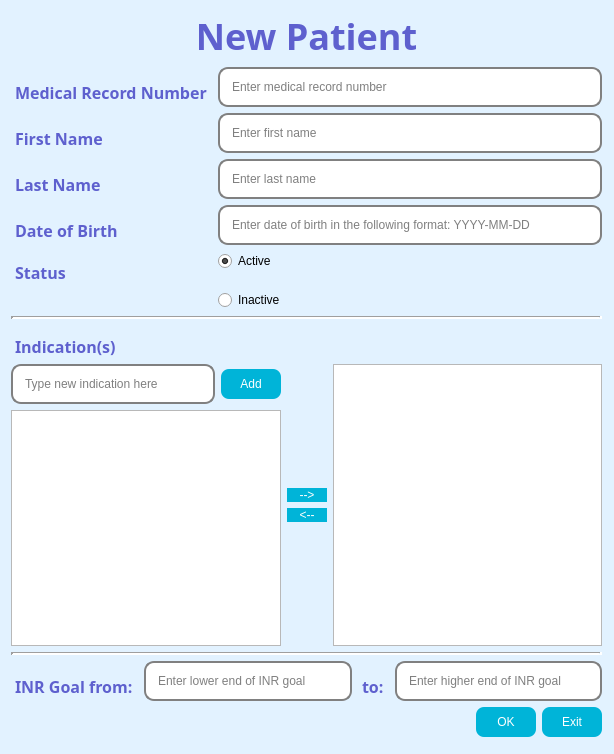
<?xml version="1.0" encoding="UTF-8"?>
<ui version="4.0">
 <class>DlgNewPatient</class>
 <widget class="QDialog" name="DlgNewPatient">
  <property name="geometry">
   <rect>
    <x>0</x>
    <y>0</y>
    <width>614</width>
    <height>754</height>
   </rect>
  </property>
  <property name="palette">
   <palette>
    <active>
     <colorrole role="Base">
      <brush brushstyle="SolidPattern">
       <color alpha="255">
        <red>255</red>
        <green>255</green>
        <blue>255</blue>
       </color>
      </brush>
     </colorrole>
     <colorrole role="Window">
      <brush brushstyle="SolidPattern">
       <color alpha="255">
        <red>226</red>
        <green>242</green>
        <blue>255</blue>
       </color>
      </brush>
     </colorrole>
    </active>
    <inactive>
     <colorrole role="Base">
      <brush brushstyle="SolidPattern">
       <color alpha="255">
        <red>255</red>
        <green>255</green>
        <blue>255</blue>
       </color>
      </brush>
     </colorrole>
     <colorrole role="Window">
      <brush brushstyle="SolidPattern">
       <color alpha="255">
        <red>226</red>
        <green>242</green>
        <blue>255</blue>
       </color>
      </brush>
     </colorrole>
    </inactive>
    <disabled>
     <colorrole role="Base">
      <brush brushstyle="SolidPattern">
       <color alpha="255">
        <red>226</red>
        <green>242</green>
        <blue>255</blue>
       </color>
      </brush>
     </colorrole>
     <colorrole role="Window">
      <brush brushstyle="SolidPattern">
       <color alpha="255">
        <red>226</red>
        <green>242</green>
        <blue>255</blue>
       </color>
      </brush>
     </colorrole>
    </disabled>
   </palette>
  </property>
  <property name="windowTitle">
   <string>Dialog</string>
  </property>
  <property name="styleSheet">
   <string notr="true">QPushButton {
	background-color: #00b4d8;
	color: white;
	border-radius: 8px;
	font-family: &quot;Readex Pro&quot;;
	font: 12px;
}

QPushButton::hover{
	border: 3px solid #0077b6;
}

QLineEdit {
	border: 2px  solid gray;
	border-radius: 10px;
	padding: 10px;
	font-family:  &quot;Readex Pro&quot;;
	font: 12px;

}

QLabel {
	color: #5E60CE;
	font-family: &quot;Raleway&quot;;
	font-size: 16px;
	font-weight: bold;
	margin-top: 10px;
}

QLabel#lblHeader {
	font-family: &quot;Raleway&quot;;
	font-size: 36px;	
	font-weight: bold;
	margin: 0;
}
</string>
  </property>
  <widget class="QWidget" name="">
   <property name="geometry">
    <rect>
     <x>11</x>
     <y>11</y>
     <width>591</width>
     <height>726</height>
    </rect>
   </property>
   <layout class="QVBoxLayout" name="lytMain">
    <item>
     <widget class="QLabel" name="lblHeader">
      <property name="font">
       <font>
        <family>Raleway</family>
        <pointsize>-1</pointsize>
        <weight>75</weight>
        <bold>true</bold>
       </font>
      </property>
      <property name="text">
       <string>New Patient</string>
      </property>
      <property name="alignment">
       <set>Qt::AlignCenter</set>
      </property>
     </widget>
    </item>
    <item>
     <layout class="QFormLayout" name="lytFormTop">
      <property name="sizeConstraint">
       <enum>QLayout::SetDefaultConstraint</enum>
      </property>
      <item row="0" column="0">
       <widget class="QLabel" name="lblMRN">
        <property name="font">
         <font>
          <family>Raleway</family>
          <pointsize>-1</pointsize>
          <weight>75</weight>
          <bold>true</bold>
         </font>
        </property>
        <property name="text">
         <string>Medical Record Number</string>
        </property>
       </widget>
      </item>
      <item row="0" column="1">
       <widget class="QLineEdit" name="ledMRN">
        <property name="minimumSize">
         <size>
          <width>0</width>
          <height>20</height>
         </size>
        </property>
        <property name="placeholderText">
         <string>Enter medical record number</string>
        </property>
       </widget>
      </item>
      <item row="1" column="0">
       <widget class="QLabel" name="lblFirstName">
        <property name="font">
         <font>
          <family>Raleway</family>
          <pointsize>-1</pointsize>
          <weight>75</weight>
          <bold>true</bold>
         </font>
        </property>
        <property name="text">
         <string>First Name</string>
        </property>
        <property name="alignment">
         <set>Qt::AlignLeading|Qt::AlignLeft|Qt::AlignVCenter</set>
        </property>
       </widget>
      </item>
      <item row="1" column="1">
       <widget class="QLineEdit" name="ledFirstName">
        <property name="minimumSize">
         <size>
          <width>0</width>
          <height>20</height>
         </size>
        </property>
        <property name="placeholderText">
         <string>Enter first name</string>
        </property>
       </widget>
      </item>
      <item row="2" column="0">
       <widget class="QLabel" name="lblLastName">
        <property name="font">
         <font>
          <family>Raleway</family>
          <pointsize>-1</pointsize>
          <weight>75</weight>
          <bold>true</bold>
         </font>
        </property>
        <property name="text">
         <string>Last Name</string>
        </property>
       </widget>
      </item>
      <item row="2" column="1">
       <widget class="QLineEdit" name="ledLastName">
        <property name="minimumSize">
         <size>
          <width>0</width>
          <height>20</height>
         </size>
        </property>
        <property name="placeholderText">
         <string>Enter last name</string>
        </property>
       </widget>
      </item>
      <item row="3" column="0">
       <widget class="QLabel" name="lblDOB">
        <property name="font">
         <font>
          <family>Raleway</family>
          <pointsize>-1</pointsize>
          <weight>75</weight>
          <bold>true</bold>
         </font>
        </property>
        <property name="text">
         <string>Date of Birth</string>
        </property>
       </widget>
      </item>
      <item row="3" column="1">
       <widget class="QLineEdit" name="ledDOB">
        <property name="minimumSize">
         <size>
          <width>0</width>
          <height>20</height>
         </size>
        </property>
        <property name="placeholderText">
         <string>Enter date of birth in the following format: YYYY-MM-DD</string>
        </property>
       </widget>
      </item>
      <item row="4" column="0">
       <widget class="QLabel" name="lblStatus">
        <property name="font">
         <font>
          <family>Raleway</family>
          <pointsize>-1</pointsize>
          <weight>75</weight>
          <bold>true</bold>
         </font>
        </property>
        <property name="text">
         <string>Status</string>
        </property>
       </widget>
      </item>
      <item row="4" column="1">
       <widget class="QRadioButton" name="rbtnStatusActive">
        <property name="text">
         <string>Active</string>
        </property>
        <property name="checked">
         <bool>true</bool>
        </property>
       </widget>
      </item>
      <item row="5" column="1">
       <widget class="QRadioButton" name="rbtnStatusInactive">
        <property name="text">
         <string>Inactive</string>
        </property>
       </widget>
      </item>
     </layout>
    </item>
    <item>
     <widget class="Line" name="line_indication_top">
      <property name="lineWidth">
       <number>3</number>
      </property>
      <property name="orientation">
       <enum>Qt::Horizontal</enum>
      </property>
     </widget>
    </item>
    <item>
     <widget class="QLabel" name="lblIndications">
      <property name="font">
       <font>
        <family>Raleway</family>
        <pointsize>-1</pointsize>
        <weight>75</weight>
        <bold>true</bold>
       </font>
      </property>
      <property name="text">
       <string>Indication(s)</string>
      </property>
     </widget>
    </item>
    <item>
     <layout class="QHBoxLayout" name="lytIndicationMain">
      <item>
       <layout class="QVBoxLayout" name="lytIndicationLeft">
        <item>
         <layout class="QHBoxLayout" name="lytIndicationAdd">
          <item>
           <widget class="QLineEdit" name="ledNewIndication">
            <property name="minimumSize">
             <size>
              <width>0</width>
              <height>40</height>
             </size>
            </property>
            <property name="placeholderText">
             <string>Type new indication here</string>
            </property>
           </widget>
          </item>
          <item>
           <widget class="QPushButton" name="btnNewIndication">
            <property name="minimumSize">
             <size>
              <width>60</width>
              <height>30</height>
             </size>
            </property>
            <property name="toolTip">
             <string>Add new indication to list of indications in the database</string>
            </property>
            <property name="text">
             <string>Add</string>
            </property>
            <property name="icon">
             <iconset resource="../resource/resource.qrc">
              <normaloff>:/icon/add.png</normaloff>:/icon/add.png</iconset>
            </property>
           </widget>
          </item>
         </layout>
        </item>
        <item>
         <widget class="QListWidget" name="lstExistingIndications"/>
        </item>
       </layout>
      </item>
      <item>
       <layout class="QVBoxLayout" name="lytButton">
        <item>
         <spacer name="spcButtonTop">
          <property name="orientation">
           <enum>Qt::Vertical</enum>
          </property>
          <property name="sizeHint" stdset="0">
           <size>
            <width>20</width>
            <height>40</height>
           </size>
          </property>
         </spacer>
        </item>
        <item>
         <widget class="QPushButton" name="btnAddIndication">
          <property name="minimumSize">
           <size>
            <width>40</width>
            <height>0</height>
           </size>
          </property>
          <property name="toolTip">
           <string>Add indication to patient's profile</string>
          </property>
          <property name="text">
           <string>--&gt;</string>
          </property>
         </widget>
        </item>
        <item>
         <widget class="QPushButton" name="btnRemoveIndication">
          <property name="toolTip">
           <string>Remove indication from patient's profile</string>
          </property>
          <property name="text">
           <string>&lt;--</string>
          </property>
         </widget>
        </item>
        <item>
         <spacer name="spcButtonBottom">
          <property name="orientation">
           <enum>Qt::Vertical</enum>
          </property>
          <property name="sizeHint" stdset="0">
           <size>
            <width>20</width>
            <height>40</height>
           </size>
          </property>
         </spacer>
        </item>
       </layout>
      </item>
      <item>
       <widget class="QListWidget" name="lstPatientIndications"/>
      </item>
     </layout>
    </item>
    <item>
     <widget class="Line" name="line_indication_bottom">
      <property name="frameShadow">
       <enum>QFrame::Sunken</enum>
      </property>
      <property name="lineWidth">
       <number>3</number>
      </property>
      <property name="orientation">
       <enum>Qt::Horizontal</enum>
      </property>
     </widget>
    </item>
    <item>
     <layout class="QHBoxLayout" name="horizontalLayout">
      <item>
       <widget class="QLabel" name="lblGoalFrom">
        <property name="font">
         <font>
          <family>Raleway</family>
          <pointsize>-1</pointsize>
          <weight>75</weight>
          <bold>true</bold>
         </font>
        </property>
        <property name="text">
         <string>INR Goal from:</string>
        </property>
       </widget>
      </item>
      <item>
       <widget class="QLineEdit" name="ledGoalFrom">
        <property name="sizePolicy">
         <sizepolicy hsizetype="Expanding" vsizetype="Fixed">
          <horstretch>0</horstretch>
          <verstretch>0</verstretch>
         </sizepolicy>
        </property>
        <property name="minimumSize">
         <size>
          <width>0</width>
          <height>20</height>
         </size>
        </property>
        <property name="placeholderText">
         <string>Enter lower end of INR goal</string>
        </property>
       </widget>
      </item>
      <item>
       <widget class="QLabel" name="lblGoalTo">
        <property name="font">
         <font>
          <family>Raleway</family>
          <pointsize>-1</pointsize>
          <weight>75</weight>
          <bold>true</bold>
         </font>
        </property>
        <property name="text">
         <string>to:</string>
        </property>
       </widget>
      </item>
      <item>
       <widget class="QLineEdit" name="ledGoalTo">
        <property name="minimumSize">
         <size>
          <width>0</width>
          <height>20</height>
         </size>
        </property>
        <property name="placeholderText">
         <string>Enter higher end of INR goal</string>
        </property>
       </widget>
      </item>
     </layout>
    </item>
    <item>
     <layout class="QHBoxLayout" name="lytBottomButtons">
      <item>
       <spacer name="horizontalSpacer">
        <property name="orientation">
         <enum>Qt::Horizontal</enum>
        </property>
        <property name="sizeHint" stdset="0">
         <size>
          <width>40</width>
          <height>20</height>
         </size>
        </property>
       </spacer>
      </item>
      <item>
       <widget class="QPushButton" name="btnOk">
        <property name="minimumSize">
         <size>
          <width>60</width>
          <height>30</height>
         </size>
        </property>
        <property name="text">
         <string>OK</string>
        </property>
       </widget>
      </item>
      <item>
       <widget class="QPushButton" name="btnExit">
        <property name="minimumSize">
         <size>
          <width>60</width>
          <height>30</height>
         </size>
        </property>
        <property name="text">
         <string>Exit</string>
        </property>
       </widget>
      </item>
     </layout>
    </item>
   </layout>
  </widget>
 </widget>
 <resources>
  <include location="../resource/resource.qrc"/>
 </resources>
 <connections/>
</ui>
